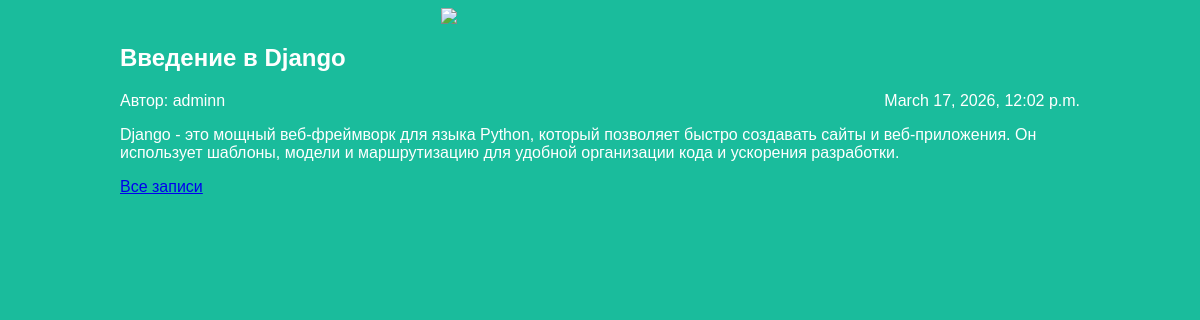
Screenshot of /article/2/ with the database file from the repository.
### articles/models.py (models this page shows, shortened)
class Article(models.Model):
    title = models.CharField(max_length=200)
    author = models.CharField(max_length=100)
    text = models.TextField()
    created_date = models.DateTimeField(auto_now_add=True)

### articles/views.py (the view)
# urls.py: path('article/<int:article_id>/', views.get_article, name='get_article'),
def get_article(request, article_id):
    post = get_object_or_404(Article, id=article_id)
    return render(request, 'article.html', {"post": post})

### articles/templates/article.html (shortened to what this page needs)
{% load static %}
<!DOCTYPE html>
<html>
<head>
    <link rel="stylesheet" href="{% static 'css/article.css' %}">
</head>
<body class="article">
<div class="header">
    <img src="{% static 'img/logo.png' %}">
</div>
<h2 class="post-title">
    <a href="/article/{{ post.id }}/">{{ post.title }}</a>
</h2>
<div class="article-author">
    Автор: {{ post.author }}
</div>
<div class="article-created-date">
    {{ post.created_date }}
</div>
<p>{{ post.text }}</p>
<a href="/">Все записи</a>
</body>
</html>

### articles/static/css/article.css (style rules this page uses)
body { background: #1abc9c; font-family: Tahoma, Arial, sans-serif; color: #ffffff; }
.header img { display: block; width: 318px; margin-left: auto; margin-right: auto; }
.archive, .article { width: 960px; margin-left: auto; margin-right: auto; }
.post-title a { color: #ffffff; text-decoration: none; }
.article-author { width: 50%; float: left; }
.article-created-date { text-align: right; }
body { background:#1abc9c(to right, #3ca55c, #b5ac49); color: white; font-family: Arial; }

### rows the page displays
Article: title "Введение в Django", author "adminn", created_date "March 17, 2026, 12:02 p.m.", text "Django - это мощный веб-фреймворк для языка Python, который позволяет быстро создавать сайты и веб-приложения. Он использует шаблоны, модели и маршрутизацию для удобной организации кода и ускорения разработки."
